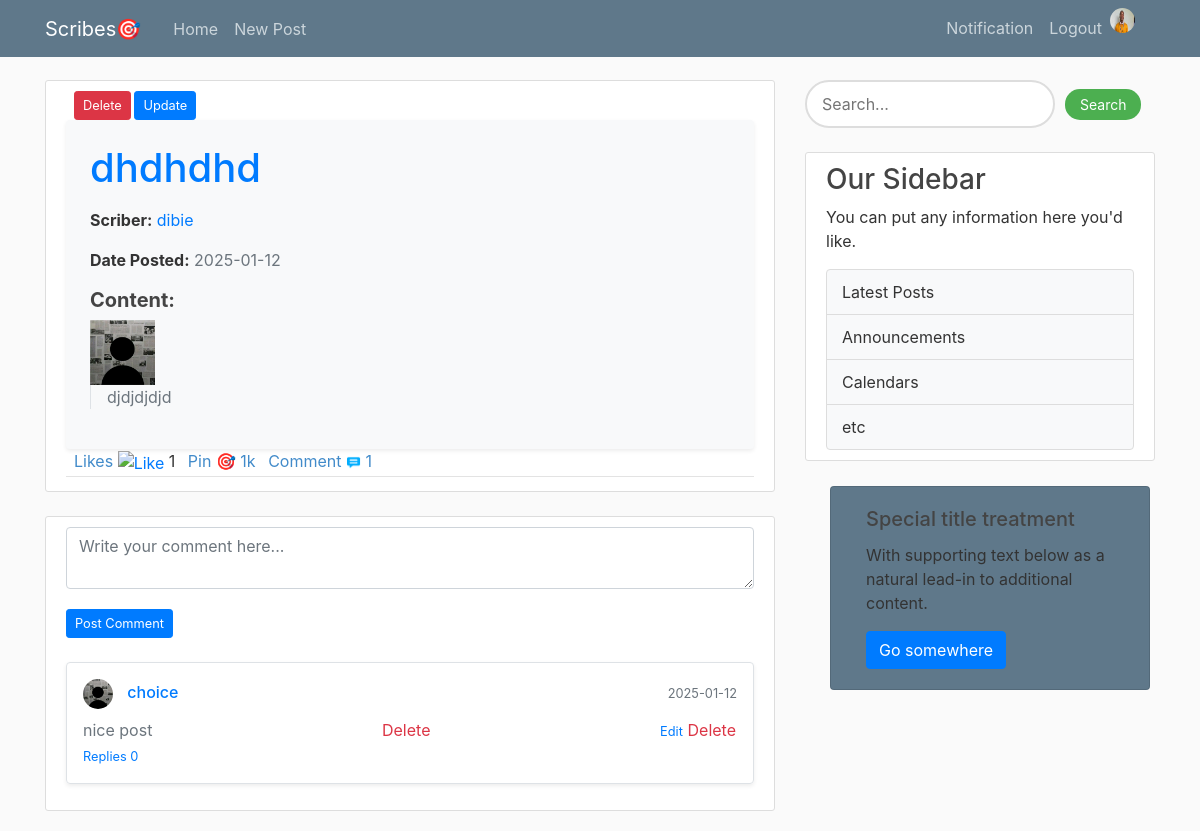
The app's page /post/detail/dhdhdhd (signed in) with its own data.
### flaskblog/models.py (models this page shows, shortened)
class Post(db.Model):
    id = db.Column(db.Integer, primary_key=True)
    title = db.Column(db.String(100), nullable=False)
    content = db.Column(db.Text, nullable=False)
    date = db.Column(db.DateTime, nullable=False, default=datetime.utcnow)
    user_id = db.Column(db.Integer, db.ForeignKey('user.id'), nullable=False)
    is_admin = db.Column(db.Boolean, nullable=False,default=False)
    image = db.Column(db.String(20), nullable=False, default='default.jpg')

class User(db.Model, UserMixin):
    id = db.Column(db.Integer, primary_key=True)
    username = db.Column(db.String(20), nullable=False, unique=True)
    email = db.Column(db.String(120), nullable=False, unique=True)
    image_file = db.Column(db.String(20), nullable=False, default='default.jpg')
    password = db.Column(db.String(60), nullable=False)
    posts = db.relationship('Post', backref='author', lazy=True)
    is_admin = db.Column(db.Boolean, nullable=False,default=False)
    Biography= db.Column(db.Text, nullable=False,default='Add A Brief Description About Yourself')

class Comment(db.Model):
    id = db.Column(db.Integer, primary_key=True)
    content = db.Column(db.String(500), nullable=False)
    user_id = db.Column(db.Integer, db.ForeignKey('user.id'), nullable=False)
    post_id = db.Column(db.Integer, db.ForeignKey('post.id'), nullable=False)
    created_at = db.Column(db.DateTime, default=datetime.utcnow)
    user = db.relationship('User', backref=db.backref('comments', lazy=True))
    post = db.relationship('Post', backref=db.backref('comments', lazy='dynamic'))

### flaskblog/routes.py (the view)
@app.route("/post/detail/<title>", methods=['POST', 'GET'])
@login_required
def post_detail(title):
    image_file = url_for('static', filename='profile_pics/' + current_user.image_file)
    post = Post.query.filter_by(title=title).first_or_404()
    comments = Comment.query.filter_by(post_id=post.id).all()
    edit_comment_id = request.args.get("edit_comment_id", type=int)
    edit_comment = Comment.query.get(edit_comment_id) if edit_comment_id else None
    return render_template('post_detail.html',post=post,image_file=image_file,comments=comments,edit_comment=edit_comment)

### flaskblog/models.py (called while the page is built)
@login_manager.user_loader
def load_user(user_id):
    return User.query.get(int(user_id))

### flaskblog/templates/post_detail.html (shortened to what this page needs)
{% extends "layout.html" %}
{% block content %}
    <div class="content-section">
        {% if post.content == 'your post is against our policy': %}
        {% elif current_user.username == post.author.username %}
            <small class="ml-2">
               <button type="button" class="btn btn-danger btn-sm" data-toggle="modal" data-target="#deleteModal">Delete</button>
               <a href="{{ url_for('update',post_id=post.id) }}" class="btn btn-primary btn btn-sm">Update</button></a>
            </small>
        {%endif %}
        <div class="post-content-section p-4 bg-light rounded shadow-sm">
            <h1 class="post-title text-primary  mb-3">{{ post.title }}</h1>
            <div class="post-meta mb-3">
                <p>
                    <span class="font-weight-bold">Scriber:</span>
                    <a href="{{ url_for('look', username=post.author.username) }}" class="text-primary">{{ post.author.username }}</a>
                </p>
                <p>
                    <span class="font-weight-bold">Date Posted:</span>
                    <span class="text-muted">{{ post.date.strftime('%Y-%m-%d') }}</span>
                </p>
            </div>
            <div class="post-content">
                <h5 class="font-weight-bold">Content:</h5>
               <img class=" article-img" src="{{url_for('static', filename='post_image/'+ post.image)}}">
                <p class="article-content text-justify text-secondary border-left pl-3">{{ post.content }}</p>
            </div>
        </div>
         <div class="article-metadata">
                <a class="ml-2" style="color: #428bca;">Likes</a>
                <a id="like-btn" data-post-id="{{ post.id }}" href="javascript:void(0);">
                            {% set user_ids = post.likes | map(attribute='user_id') | list %}
                            {% if current_user.id in user_ids %}
                               <img src="{{ url_for('static', filename='images/like.png') }}" alt="Unlike" />
                            {% else %}
                                <img src="{{ url_for('static', filename='images/thumb-up.png') }}" alt="Like" />
                            {% endif %}
                        </a>
                        <span id="like-count">{{ post.likes | length }}</span>
                <a class="ml-2" style="color: #428bca;" href="{{ url_for('pin_post') }}">
                    Pin 🎯 1k
                </a>
              <a class="ml-2" style = "color: #428bca" >Comment</a> <img src="{{ url_for('static', filename='images/talk.png') }}" alt="Comment" style="width: 15px; height: 15px;">
              <a style="color: #428bca">{{post.comments.count()}}</a>
       </div>
   </div>
   <div class="content-section mt-4">
    <form
        action="{% if edit_comment %}{{ url_for('edit_comment', comment_id=edit_comment.id) }}{% else %}{{ url_for('add_comment', post_id=post.id) }}{% endif %}"
        method="POST"
        class="mb-3"
    >
        <div class="form-group">
            <textarea
                name="content"
                rows="2"
                class="form-control"
                placeholder="Write your comment here..."
                required
            >{% if edit_comment %}{{ edit_comment.content }}{% endif %}</textarea>
        </div>
        <button type="submit" class="btn btn-primary btn-sm mt-1">
            {% if edit_comment %}Update Comment{% else %}Post Comment{% endif %}
        </button>
    </form>
    <div class="comments-section mt-4">
        {% for comment in post.comments %}
        <div class="comment mb-3 p-3 rounded border shadow-sm">
            <div class="d-flex justify-content-between align-items-center">
                <h6 class="mb-0 text-primary">
                    <img class="rounded-circle article-img2" src="{{url_for('static', filename='profile_pics/'+ comment.user.image_file)}}">
                    <a href="{{url_for('look', username=comment.user.username)}}">{{ comment.user.username }}</a>
                </h6>
                <small class="text-muted">{{ comment.created_at.strftime('%Y-%m-%d') }}</small>
            </div>
            <div class="d-flex justify-content-between align-items-center mt-2">
                <p class="mb-0 text-secondary">{{ comment.content }}</p>
                 {% if  current_user.username == post.author.username and current_user.username ==comment.user.username%}
                     <div>
                        <small>
                            <a href="{{ url_for('post_detail', title=post.title, edit_comment_id=comment.id) }}" class="text-primary">Edit</a>
                        </small>
                       <small>
                            <form action="{{ url_for('delete_comment', comment_id=comment.id) }}" method="POST" class="d-inline">
                                <button type="submit" class="btn btn-link text-danger p-0 m-0 align-baseline">Delete</button>
                            </form>
                      </small>
                    </div>
                {% elif current_user.username == post.author.username: %}
                    <small>
                            <form action="{{ url_for('delete_comment', comment_id=comment.id) }}" method="POST" class="d-inline">
                                <button type="submit" class="btn btn-link text-danger p-0 m-0 align-baseline">Delete</button>
                            </form>
                      </small>
                {% endif %}
                {% if current_user.email == 'dibieemmanuel403@gmail.com': %}
                   <div>
                        <small>
                            <a href="{{ url_for('post_detail', title=post.title, edit_comment_id=comment.id) }}" class="text-primary">Edit</a>
                        </small>
                       <small>
                            <form action="{{ url_for('delete_comment', comment_id=comment.id) }}" method="POST" class="d-inline">
                                <button type="submit" class="btn btn-link text-danger p-0 m-0 align-baseline">Delete</button>
                            </form>
                      </small>
                    </div>
                {% endif %}
           </div>
              <div>
                    <small>
                       <a href="{{ url_for('reply_comment',comment_id=comment.id) }}" class="text-primary mr-2">Replies {{comment.replies.count() }}</a>
                    </small>
                </div>
           </div>
        {% else %}
        <p class="text-muted">No comments yet. Be the first to comment!</p>
        {% endfor %}
    </div>
</div>
{% endblock %}

### flaskblog/static/main.css (style rules this page uses)
body { background: #fafafa; color: #333333; margin-top: 5rem; }
h1, h2, h3, h4, h5, h6 { color: #444444; }
.content-section { background: #ffffff; padding: 10px 20px; border: 1px solid #dddddd; border-radius: 3px; margin-bottom: 20px; }
.article-content { white-space: pre-line; }
.article-img { height: 65px; width: 65px; margin-right: 16px; }
.article-img2 { height: 30px; width: 30px; margin-right: 10px; }
.article-metadata { padding-bottom: 1px; margin-bottom: 4px; border-bottom: 1px solid #e3e3e3 }
.btn-danger { background-color: #dc3545; }
.btn-sm { font-size: 0.8rem; }

### records on screen
Post: title "dhdhdhd", date "2025-01-12", image (placeholder picture), content "djdjdjdjd"
User: author.username "dibie"
Comment: image_file (placeholder picture), user.username "choice", created_at "2025-01-12", content "nice post", replies.count "0"

### other values on screen
{{ post.likes | length }} "1"
{{ post.comments.count() }} "1"
